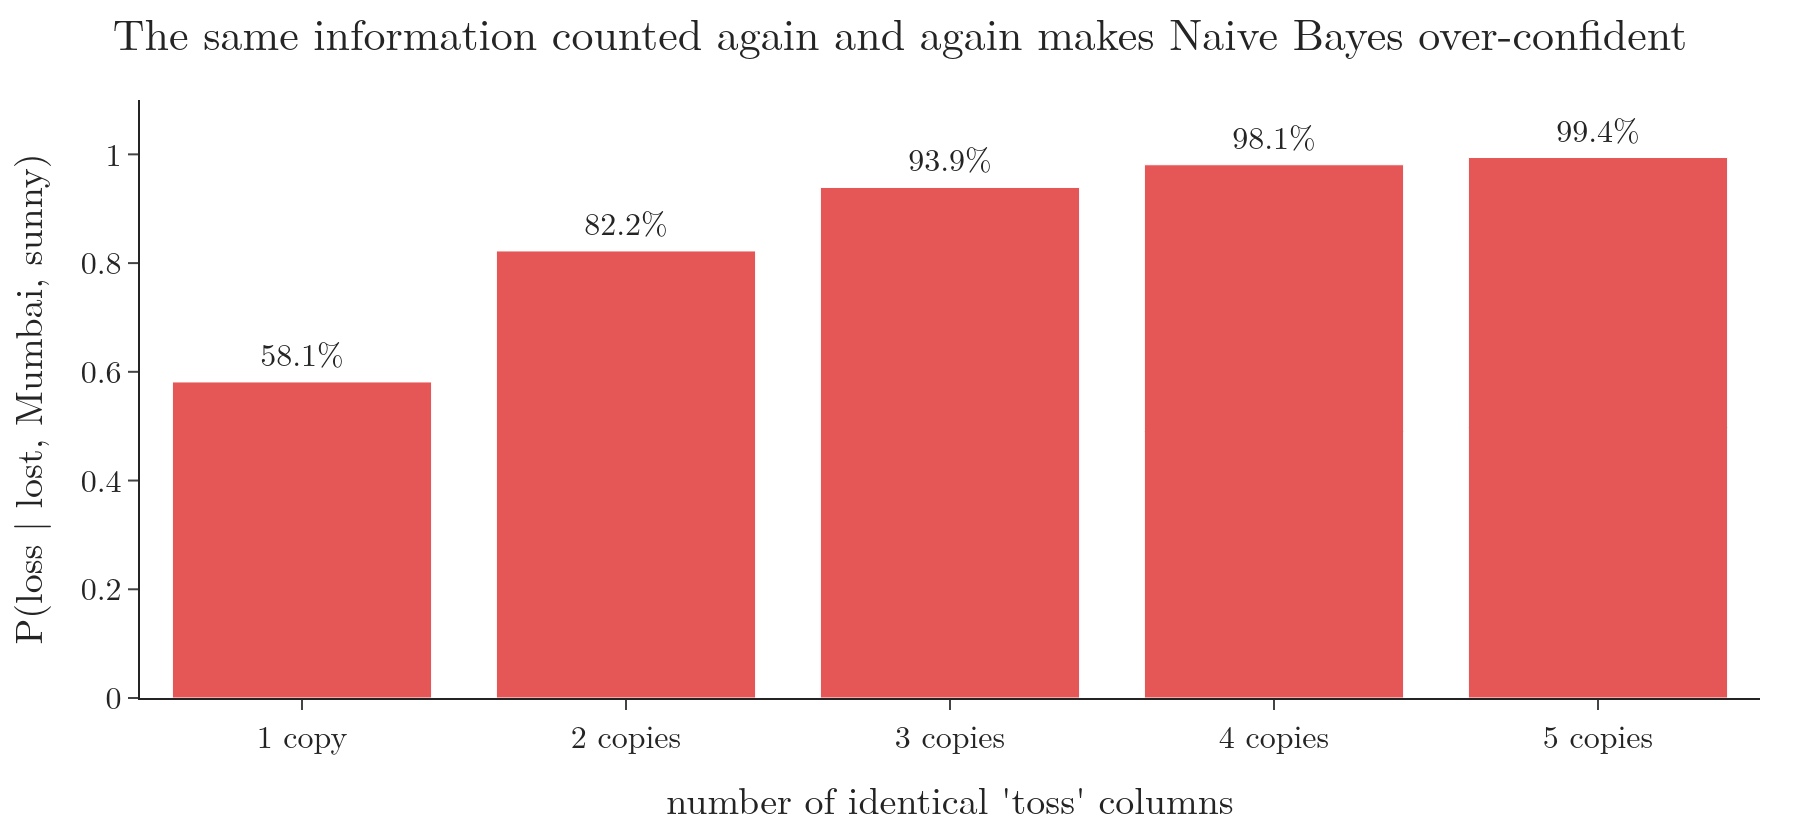

Source code (Python):
"""When the independence assumption fails: copying the 'toss' column k times on the 8-match data (Plotly).
Each copy multiplies the scores again, so the posterior becomes more and more extreme."""
from pathlib import Path
import plotly.graph_objects as go

here = Path(__file__).parent
ks = [1, 2, 3, 4, 5]
p_loss = []
for k in ks:
    win = 5 / 8 * (1 / 5) ** k * 2 / 5 * 4 / 5
    loss = 3 / 8 * (2 / 3) ** k * 2 / 3 * 1 / 3
    p_loss.append(loss / (win + loss))
print([round(p, 3) for p in p_loss])
fig = go.Figure(go.Bar(x=[f"{k} cop{'y' if k == 1 else 'ies'}" for k in ks], y=p_loss, marker_color="#E45756",
                       text=[f"{p:.1%}" for p in p_loss], textposition="outside"))
fig.update_layout(template="simple_white", width=900, height=420, font=dict(family="Latin Modern Roman", size=16),
                  margin=dict(l=60, r=20, t=50, b=60), yaxis=dict(range=[0, 1.1], title="P(loss | lost, Mumbai, sunny)"),
                  xaxis=dict(title="number of identical 'toss' columns"),
                  title=dict(text="The same information counted again and again makes Naive Bayes over-confident", x=0.5))
fig.write_image(here / "duplicate.png", scale=2); fig.write_image(here / "duplicate.pdf")
